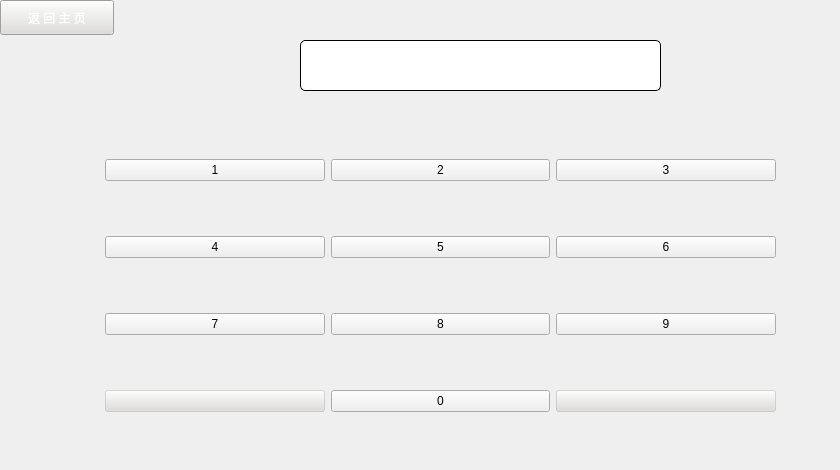
              <widget class="QWidget" name="page_5">
               <widget class="QPushButton" name="Button_people3_2">
                <property name="geometry">
                 <rect>
                  <x>209</x>
                  <y>35</y>
                  <width>61</width>
                  <height>61</height>
                 </rect>
                </property>
                <property name="styleSheet">
                 <string notr="true">QPushButton{
	border:none;
	background-color: rgba(255, 255, 255,0);
}</string>
                </property>
                <property name="text">
                 <string/>
                </property>
                <property name="icon">
                 <iconset resource="svg.qrc">
                  <normaloff>:/src/ICONS/man.svg</normaloff>:/src/ICONS/man.svg</iconset>
                </property>
                <property name="iconSize">
                 <size>
                  <width>60</width>
                  <height>60</height>
                 </size>
                </property>
               </widget>
               <widget class="QWidget" name="gridLayoutWidget_4">
                <property name="geometry">
                 <rect>
                  <x>105</x>
                  <y>110</y>
                  <width>671</width>
                  <height>351</height>
                 </rect>
                </property>
                <layout class="QGridLayout" name="gridLayout_4">
                 <item row="1" column="0">
                  <widget class="QPushButton" name="Button_press4_4">
                   <property name="text">
                    <string>4</string>
                   </property>
                  </widget>
                 </item>
                 <item row="1" column="2">
                  <widget class="QPushButton" name="Button_press6_4">
                   <property name="text">
                    <string>6</string>
                   </property>
                  </widget>
                 </item>
                 <item row="0" column="0">
                  <widget class="QPushButton" name="Button_press1_4">
                   <property name="text">
                    <string>1</string>
                   </property>
                  </widget>
                 </item>
                 <item row="0" column="2">
                  <widget class="QPushButton" name="Button_press3_4">
                   <property name="text">
                    <string>3</string>
                   </property>
                  </widget>
                 </item>
                 <item row="1" column="1">
                  <widget class="QPushButton" name="Button_press5_4">
                   <property name="text">
                    <string>5</string>
                   </property>
                  </widget>
                 </item>
                 <item row="2" column="2">
                  <widget class="QPushButton" name="Button_press9_4">
                   <property name="text">
                    <string>9</string>
                   </property>
                  </widget>
                 </item>
                 <item row="0" column="1">
                  <widget class="QPushButton" name="Button_press2_4">
                   <property name="text">
                    <string>2</string>
                   </property>
                  </widget>
                 </item>
                 <item row="2" column="1">
                  <widget class="QPushButton" name="Button_press8_4">
                   <property name="text">
                    <string>8</string>
                   </property>
                  </widget>
                 </item>
                 <item row="2" column="0">
                  <widget class="QPushButton" name="Button_press7_4">
                   <property name="text">
                    <string>7</string>
                   </property>
                  </widget>
                 </item>
                 <item row="3" column="1">
                  <widget class="QPushButton" name="Button_press0_4">
                   <property name="text">
                    <string>0</string>
                   </property>
                  </widget>
                 </item>
                 <item row="3" column="0">
                  <widget class="QPushButton" name="Button_revocate_4">
                   <property name="styleSheet">
                    <string notr="true">QPushButton{
	
	background-color: rgba(222, 221, 218,100);
}</string>
                   </property>
                   <property name="text">
                    <string/>
                   </property>
                   <property name="icon">
                    <iconset resource="svg.qrc">
                     <normaloff>:/src/ICONS/revocate.svg</normaloff>:/src/ICONS/revocate.svg</iconset>
                   </property>
                   <property name="iconSize">
                    <size>
                     <width>40</width>
                     <height>40</height>
                    </size>
                   </property>
                  </widget>
                 </item>
                 <item row="3" column="2">
                  <widget class="QPushButton" name="Button_enter_4">
                   <property name="styleSheet">
                    <string notr="true">QPushButton{
	
	background-color: rgba(222, 221, 218,100);
}</string>
                   </property>
                   <property name="text">
                    <string/>
                   </property>
                   <property name="icon">
                    <iconset resource="svg.qrc">
                     <normaloff>:/src/ICONS/enter.svg</normaloff>:/src/ICONS/enter.svg</iconset>
                   </property>
                   <property name="iconSize">
                    <size>
                     <width>40</width>
                     <height>40</height>
                    </size>
                   </property>
                  </widget>
                 </item>
                </layout>
               </widget>
               <widget class="QLabel" name="label_showid4">
                <property name="geometry">
                 <rect>
                  <x>300</x>
                  <y>40</y>
                  <width>361</width>
                  <height>51</height>
                 </rect>
                </property>
                <property name="styleSheet">
                 <string notr="true">#label_showid4{
	border: 1px solid;
	border-radius: 5px;
	background-color: rgb(255, 255, 255);
	
	color: rgb(0, 0, 0);
	font: 20pt &quot;Noto Sans Brahmi&quot;;
}</string>
                </property>
                <property name="text">
                 <string/>
                </property>
               </widget>
               <widget class="QPushButton" name="Button_return7">
                <property name="geometry">
                 <rect>
                  <x>0</x>
                  <y>0</y>
                  <width>114</width>
                  <height>35</height>
                 </rect>
                </property>
                <property name="styleSheet">
                 <string notr="true">QPushButton{
	
	color: rgb(255, 255, 255);
	background-color: rgb(222, 221, 218);
	font: 14pt &quot;Noto Sans Brahmi&quot;;
}</string>
                </property>
                <property name="text">
                 <string>返 回 主 页</string>
                </property>
               </widget>
               <widget class="QStackedWidget" name="stackedWidget_get_iderror">
                <property name="geometry">
                 <rect>
                  <x>680</x>
                  <y>20</y>
                  <width>151</width>
                  <height>80</height>
                 </rect>
                </property>
                <property name="styleSheet">
                 <string notr="true">QLabel{
	border:none;
	background-color: rgba(255, 255, 255,0);
	
	color: rgb(224, 27, 36);
	font: 14pt &quot;Noto Sans Brahmi&quot;;
}</string>
                </property>
                <property name="currentIndex">
                 <number>0</number>
                </property>
                <widget class="QWidget" name="page_ok_4"/>
                <widget class="QWidget" name="page_error_4">
                 <widget class="QLabel" name="label_6">
                  <property name="geometry">
                   <rect>
                    <x>0</x>
                    <y>30</y>
                    <width>141</width>
                    <height>27</height>
                   </rect>
                  </property>
                  <property name="text">
                   <string>身份证号错误</string>
                  </property>
                 </widget>
                </widget>
               </widget>
              </widget>
